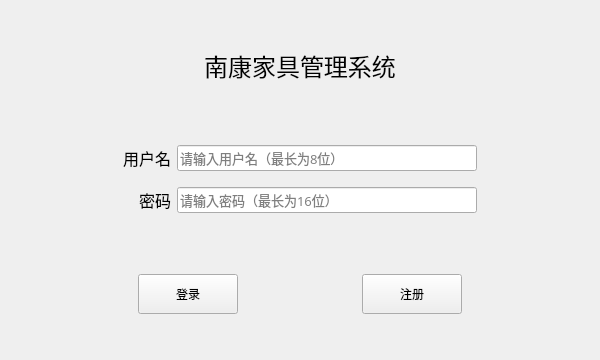
<?xml version="1.0" encoding="UTF-8"?>
<ui version="4.0">
 <class>Page_login</class>
 <widget class="QWidget" name="Page_login">
  <property name="geometry">
   <rect>
    <x>0</x>
    <y>0</y>
    <width>600</width>
    <height>360</height>
   </rect>
  </property>
  <property name="maximumSize">
   <size>
    <width>600</width>
    <height>360</height>
   </size>
  </property>
  <property name="windowTitle">
   <string>登录</string>
  </property>
  <property name="windowIcon">
   <iconset resource="images.qrc">
    <normaloff>:/icon.png</normaloff>:/icon.png</iconset>
  </property>
  <property name="toolTip">
   <string>这是登录窗口</string>
  </property>
  <layout class="QGridLayout" name="gridLayout_2">
   <item row="0" column="0">
    <widget class="QLabel" name="label_3">
     <property name="font">
      <font>
       <family>.PingFang SC</family>
       <pointsize>18</pointsize>
      </font>
     </property>
     <property name="text">
      <string>南康家具管理系统</string>
     </property>
     <property name="alignment">
      <set>Qt::AlignCenter</set>
     </property>
    </widget>
   </item>
   <item row="1" column="0">
    <widget class="QWidget" name="widget_2" native="true">
     <layout class="QGridLayout" name="gridLayout_3">
      <item row="2" column="2">
       <widget class="QLineEdit" name="userpwd">
        <property name="maximumSize">
         <size>
          <width>300</width>
          <height>16777215</height>
         </size>
        </property>
        <property name="font">
         <font>
          <family>.PingFang SC</family>
          <pointsize>10</pointsize>
         </font>
        </property>
        <property name="maxLength">
         <number>16</number>
        </property>
        <property name="echoMode">
         <enum>QLineEdit::Password</enum>
        </property>
        <property name="alignment">
         <set>Qt::AlignLeading|Qt::AlignLeft|Qt::AlignVCenter</set>
        </property>
        <property name="placeholderText">
         <string>请输入密码（最长为16位）</string>
        </property>
       </widget>
      </item>
      <item row="0" column="1">
       <widget class="QLabel" name="lb1">
        <property name="font">
         <font>
          <family>.PingFang SC</family>
          <pointsize>12</pointsize>
         </font>
        </property>
        <property name="text">
         <string>用户名</string>
        </property>
        <property name="alignment">
         <set>Qt::AlignRight|Qt::AlignTrailing|Qt::AlignVCenter</set>
        </property>
       </widget>
      </item>
      <item row="0" column="3">
       <spacer name="horizontalSpacer">
        <property name="orientation">
         <enum>Qt::Horizontal</enum>
        </property>
        <property name="sizeHint" stdset="0">
         <size>
          <width>40</width>
          <height>20</height>
         </size>
        </property>
       </spacer>
      </item>
      <item row="0" column="2">
       <widget class="QLineEdit" name="username">
        <property name="minimumSize">
         <size>
          <width>300</width>
          <height>0</height>
         </size>
        </property>
        <property name="maximumSize">
         <size>
          <width>500</width>
          <height>16777215</height>
         </size>
        </property>
        <property name="font">
         <font>
          <family>.PingFang SC</family>
          <pointsize>10</pointsize>
         </font>
        </property>
        <property name="maxLength">
         <number>8</number>
        </property>
        <property name="alignment">
         <set>Qt::AlignLeading|Qt::AlignLeft|Qt::AlignVCenter</set>
        </property>
        <property name="placeholderText">
         <string>请输入用户名（最长为8位）</string>
        </property>
       </widget>
      </item>
      <item row="2" column="1">
       <widget class="QLabel" name="lb2">
        <property name="font">
         <font>
          <family>.PingFang SC</family>
          <pointsize>12</pointsize>
         </font>
        </property>
        <property name="text">
         <string>密码</string>
        </property>
        <property name="alignment">
         <set>Qt::AlignRight|Qt::AlignTrailing|Qt::AlignVCenter</set>
        </property>
       </widget>
      </item>
      <item row="0" column="0">
       <spacer name="horizontalSpacer_2">
        <property name="orientation">
         <enum>Qt::Horizontal</enum>
        </property>
        <property name="sizeHint" stdset="0">
         <size>
          <width>40</width>
          <height>20</height>
         </size>
        </property>
       </spacer>
      </item>
     </layout>
    </widget>
   </item>
   <item row="2" column="0">
    <widget class="QWidget" name="widget" native="true">
     <layout class="QGridLayout" name="gridLayout">
      <item row="2" column="0" rowspan="2">
       <widget class="QPushButton" name="btn_login">
        <property name="enabled">
         <bool>true</bool>
        </property>
        <property name="minimumSize">
         <size>
          <width>0</width>
          <height>40</height>
         </size>
        </property>
        <property name="maximumSize">
         <size>
          <width>100</width>
          <height>16777215</height>
         </size>
        </property>
        <property name="text">
         <string>登录</string>
        </property>
       </widget>
      </item>
      <item row="2" column="1" rowspan="2">
       <widget class="QPushButton" name="btn_signup">
        <property name="minimumSize">
         <size>
          <width>0</width>
          <height>40</height>
         </size>
        </property>
        <property name="maximumSize">
         <size>
          <width>100</width>
          <height>16777215</height>
         </size>
        </property>
        <property name="text">
         <string>注册</string>
        </property>
       </widget>
      </item>
     </layout>
    </widget>
   </item>
  </layout>
 </widget>
 <tabstops>
  <tabstop>username</tabstop>
  <tabstop>userpwd</tabstop>
  <tabstop>btn_login</tabstop>
  <tabstop>btn_signup</tabstop>
 </tabstops>
 <resources>
  <include location="images.qrc"/>
 </resources>
 <connections/>
</ui>
